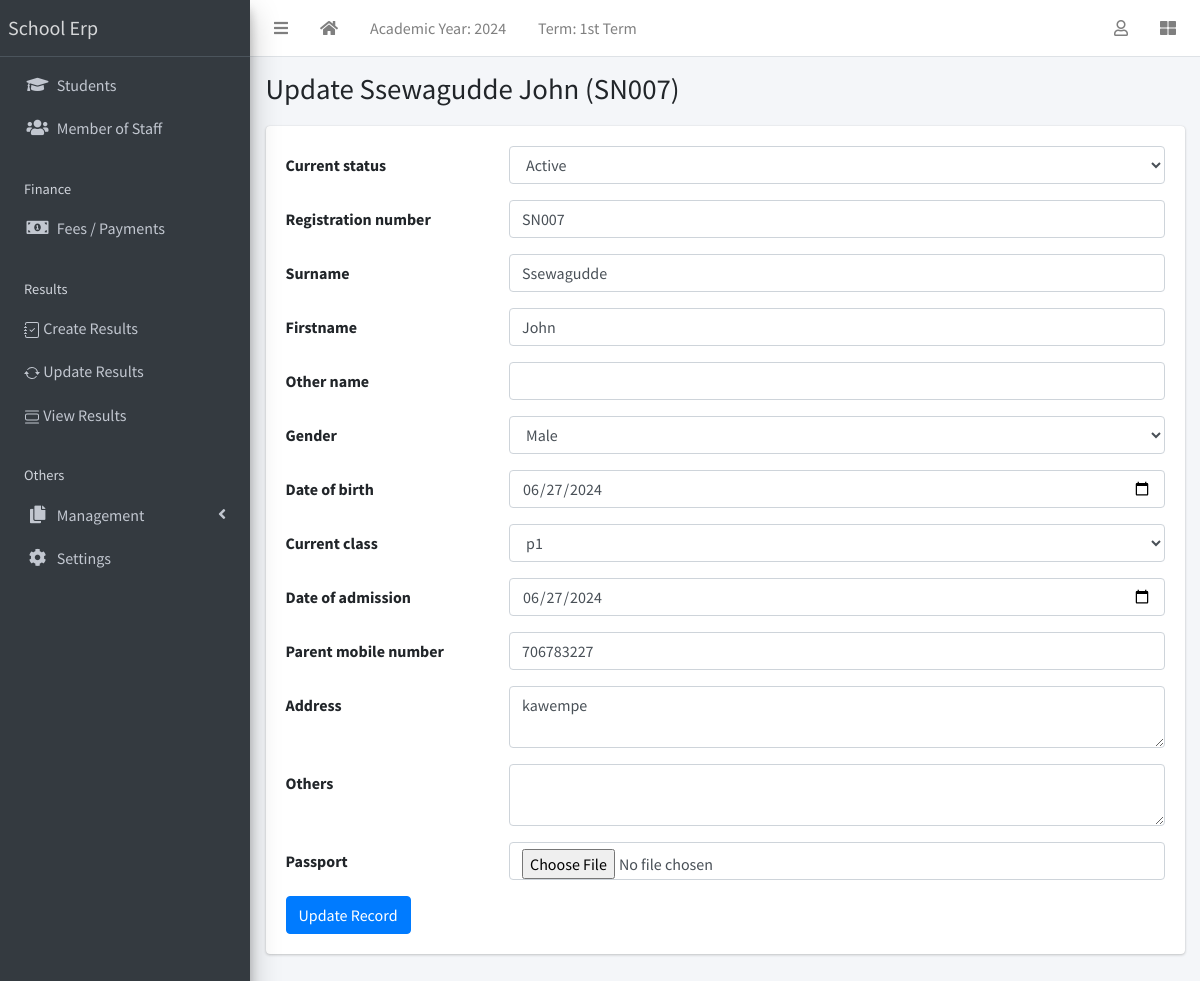
/student/7/update/ (signed in), run on an earlier commit of the app's database.
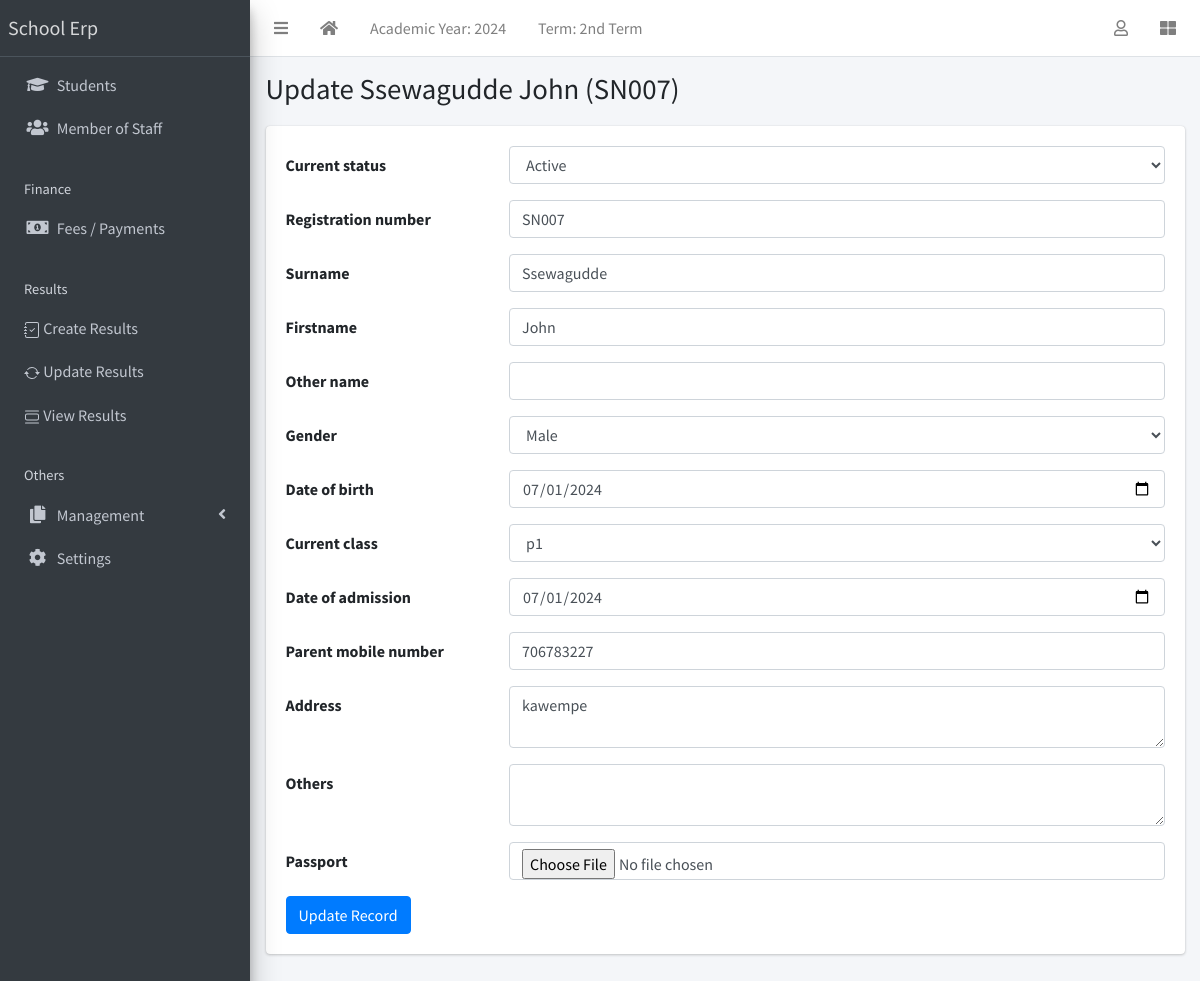
And on a later commit of the database.
### apps/corecode/models.py (models this page shows, shortened)
class AcademicTerm(models.Model):
    name = models.CharField(max_length=20, unique=True)
    current = models.BooleanField(default=True)
    class Meta:
        ordering = ["name"]

### apps/students/models.py (models this page shows, shortened)
class Student(models.Model):
    STATUS_CHOICES = [("active", "Active"), ("inactive", "Inactive")]
    GENDER_CHOICES = [("male", "Male"), ("female", "Female")]
    current_status = models.CharField(
        max_length=10, choices=STATUS_CHOICES, default="active"
    )
    registration_number = models.CharField(max_length=200, unique=True)
    surname = models.CharField(max_length=200)
    firstname = models.CharField(max_length=200)
    other_name = models.CharField(max_length=200, blank=True)
    gender = models.CharField(max_length=10, choices=GENDER_CHOICES, default="male")
    date_of_birth = models.DateField(default=timezone.now)
    current_class = models.ForeignKey(
        StudentClass, on_delete=models.SET_NULL, blank=True, null=True
    )
    date_of_admission = models.DateField(default=timezone.now)
    mobile_num_regex = RegexValidator(
        regex="^[0-9]{10,15}$", message="Entered mobile number isn't in a right format!"
    )
    parent_mobile_number = models.CharField(
        validators=[mobile_num_regex], max_length=13, blank=True
    )
    address = models.TextField(blank=True)
    others = models.TextField(blank=True)
    passport = models.ImageField(blank=True, upload_to="students/passports/")
    class Meta:
        ordering = ["surname", "firstname", "other_name"]
    def __str__(self):
        return f"{self.surname} {self.firstname} {self.other_name} ({self.registration_number})"

### apps/students/views.py (the view)
# urls.py: path("<int:pk>/update/", StudentUpdateView.as_view(), name="student-update"),
class StudentUpdateView(LoginRequiredMixin, SuccessMessageMixin, UpdateView):
    model = Student
    fields = "__all__"
    success_message = "Record successfully updated."
    def get_form(self):
        form = super(StudentUpdateView, self).get_form()
        form.fields["date_of_birth"].widget = widgets.DateInput(attrs={"type": "date"})
        form.fields["date_of_admission"].widget = widgets.DateInput(
            attrs={"type": "date"}
        )
        form.fields["address"].widget = widgets.Textarea(attrs={"rows": 2})
        form.fields["others"].widget = widgets.Textarea(attrs={"rows": 2})
        return form

### apps/corecode/context_processors.py (called while the page is built)
def site_defaults(request):
    current_session = AcademicSession.objects.get(current=True)
    current_term = AcademicTerm.objects.get(current=True)
    vals = SiteConfig.objects.all()
    contexts = {
        "current_session": current_session.name,
        "current_term": current_term.name,
    }
    for val in vals:
        contexts[val.key] = val.value
    return contexts

### apps/corecode/models.py (called while the page is built)
    def __str__(self):
        return self.name

### apps/students/templates/students/student_form.html (shortened to what this page needs)
{% extends 'base.html' %}
{% block title %}
  {% if object %}
    Update {{ object }}
  {% else %}
    Add new student
  {% endif %}
{% endblock title %}
{% block content %}
<form action="" method="POST" enctype="multipart/form-data">
  {% include 'corecode/form_snippet.html' %}
  {% if object %}
    <input type="submit" class="btn btn-primary" value="Update Record">
  {% else %}
    <input type="submit" class="btn btn-primary" value="Add new student">
  {% endif %}
</form>
{% endblock content %}

### templates/base.html (shortened to what the changed rows need)
{% load static %}
<!DOCTYPE html>
<html lang="en">
<head>
  <link rel="stylesheet" href="{% static 'plugins/fontawesome-free/css/all.min.css' %}">
  <link rel="stylesheet" href="{% static 'plugins/toastr/toastr.min.css' %}">
  <link rel="stylesheet"
    href="{% static 'plugins/overlayScrollbars/css/OverlayScrollbars.min.css' %}">
  <link rel="stylesheet" href="{% static 'plugins/Datatables/datatables.min.css' %}" />
  <link rel="stylesheet" href="{% static 'dist/css/adminlte.min.css' %}">
</head>
<body
  class="hold-transition sidebar-mini layout-fixed layout-navbar-fixed layout-footer-fixed">
  <div class="wrapper">
    <nav class="main-header navbar navbar-expand navbar-white navbar-light">
      <ul class="navbar-nav">
        <li class="nav-item d-none d-sm-inline-block">
          <a href="{% url 'current-session' %}" class="nav-link">Term: {{ current_term }}</a>
        </li>
      </ul>
    </nav>
    <div class="content-wrapper">
      <section class="content-header">
        <div class="container-fluid">
          <div class="row mb-1">
            <div class="col-sm-8">
              <h1>{% block title %}{% endblock title %}</h1>
            </div>
          </div>
        </div>
      </section>
      <section class="content">
        <div class="container-fluid">
          <div class="row">
            <div class="col-md-12">
              {% block fullcard %}
              <div class="card">
                <div class="card-body">
                  <div class="row">
                    <div class="col">
                      {% block content %}
                      {% endblock content %}
                    </div>
                  </div>
                </div>
              </div>
              {% endblock fullcard %}
            </div>
          </div>
        </div>
      </section>
    </div>
  </div>
</body>
</html>

### apps/corecode/templates/corecode/form_snippet.html (shortened to what this page needs)
{% load widget_tweaks %}
{% for field in form %}
<div class="form-group row">
  <label class="col-sm-3 col-form-label" for="{{ field.auto_id }}">
    {{ field.label }}
  </label>
  <div class="col-sm-9">
    {{ field | add_class:"form-control"}}
  </div>
</div>
{% endfor %}

What changed in the data, as far as the page shows it:
no longer on this page (row edited): AcademicTerm: name "1st Term"
added AcademicTerm: name "2nd Term"
changed Student "Ssewagudde John (SN007)": date_of_birth "06/27/2024" → "07/01/2024"; date_of_admission "06/27/2024" → "07/01/2024"
